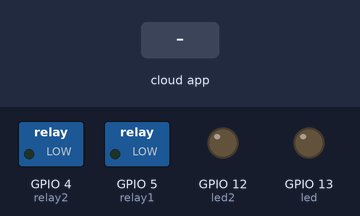
This sketch was run on a simulated ESP8266 (NodeMCU). Parts: switched loads named in the sketch (green lamp = pin HIGH), output pins drawn as LEDs (lit = HIGH). The inputs (shaded band) are chosen by the test bench. WiFi joins after 1.5 s; servers stay silent unless stated; the Firebase database answers and starts empty; what the sketch prints to the serial monitor is not drawn.

Above: at 2.7 s.
2.8 s: the phone or cloud app sets load to 1
At 4.0 s:
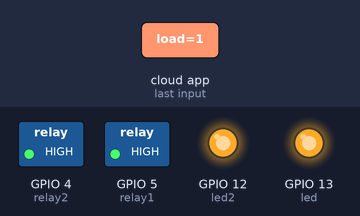
4.3 s: the phone or cloud app sets load to 0
At 5.4 s:
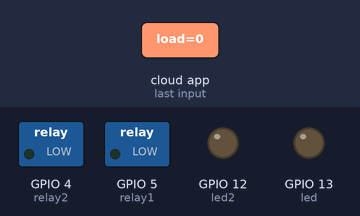
Timing chart, 0 to 7.3 s (numbered marks = the images above; inputs shaded):
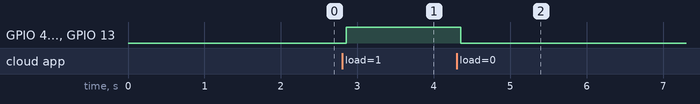

The sketch:

MY_SMARTPLUG_PROGRAM.ino
```cpp
#include <ESP8266WiFi.h>
#include <FirebaseESP8266.h>
#include <ESP8266WebServer.h>
ESP8266WebServer webserver(80);

#define FIREBASE_HOST "smartdevice-c8bcb-default-rtdb.firebaseio.com/"
#define FIREBASE_AUTH "k1UzmwrySld4KxfTYSZ7mpr4he1xq71HxsYOBOZk"
#define WIFI_SSID "8pxX2"
#define WIFI_PASSWORD "coldmineral"
int relay1 = 5;
int relay2 = 4;
int led = 13;
int led2 = 12;
String state;
FirebaseData firebaseData;
FirebaseData loadData;
void setup() {
  Serial.begin(115200);
  pinMode(relay1,OUTPUT);
  pinMode(relay2,OUTPUT);
  pinMode(led,OUTPUT);
  pinMode(led2,OUTPUT);
  Firebase.begin(FIREBASE_HOST, FIREBASE_AUTH);
  Firebase.reconnectWiFi(true);
  WiFi.mode(WIFI_STA);
  WiFi.begin(WIFI_SSID, WIFI_PASSWORD);
  while(WiFi.status() !=WL_CONNECTED){
    Serial.print(".");
    delay(300);
  }
  Serial.println("Connected");
}
void loop() {
 if(Firebase.getString(loadData,"/smartDB/load")){
    if(loadData.stringData()== "1"){
      digitalWrite(relay1,HIGH);
      digitalWrite(relay2,HIGH);
      digitalWrite(led,HIGH);
      digitalWrite(led2,HIGH);
      Serial.println("ON");
      state="ON";
      }
        else{
    if(loadData.stringData()== "0"){
      digitalWrite(relay1,LOW);
      digitalWrite(relay2,LOW);
      digitalWrite(led,LOW);
      digitalWrite(led2,LOW);
      Serial.println("OFF");
      state="OFF";
      }
    }
  }
}
```

Measured:
- after the input at 2.8 s, GPIO 4 (relay2), GPIO 5 (relay1), GPIO 12 (led2), GPIO 13 (led): LOW → HIGH after 0.05 s
- after the input at 4.3 s, GPIO 4 (relay2), GPIO 5 (relay1), GPIO 12 (led2), GPIO 13 (led): HIGH → LOW after 0.06 s
